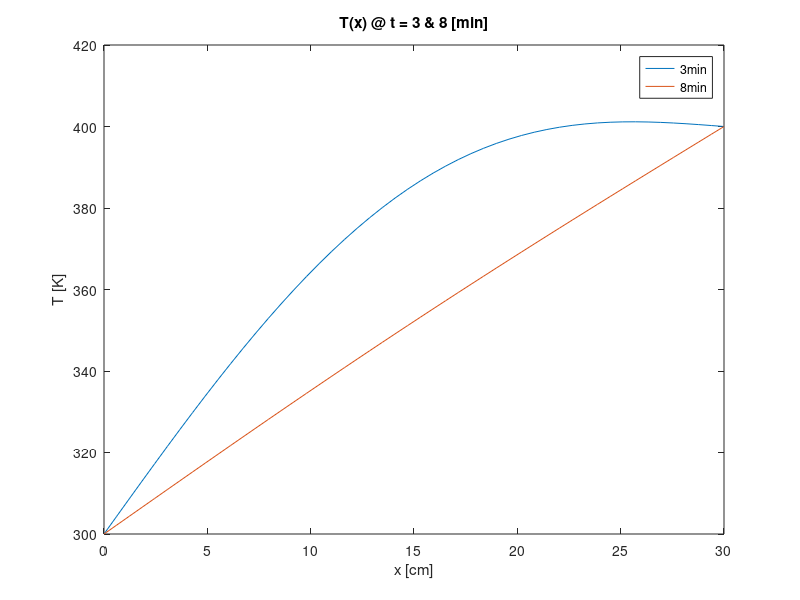
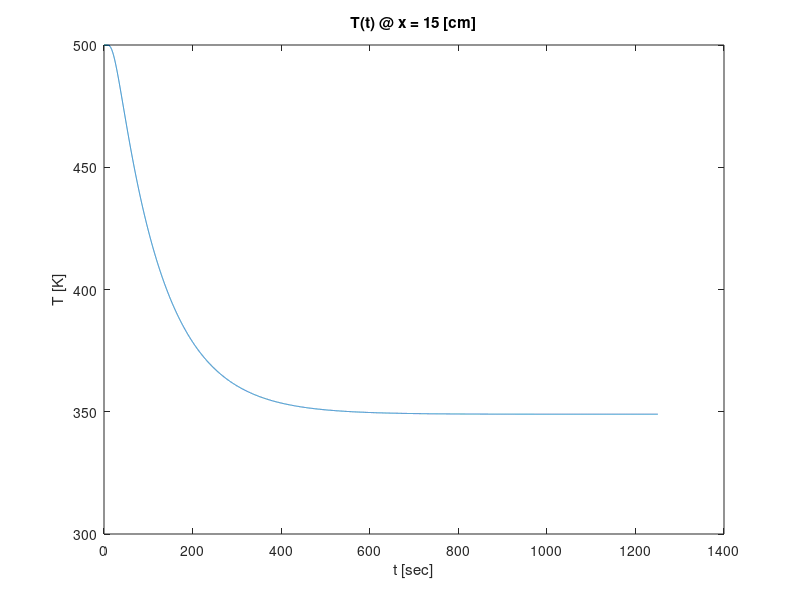

MATLAB code for these plots, in order: (Note: this script raises an error after producing the figures.)
%% Aerospace Engineering 20171648 Song Jihoon

%{
1D Unsteady State Heat Conduction ( i = space, k = time ) 
Assumption : 1D Heat Transfer, Constant Base Tip Temperature 

Laplace(T_i) = d^2 T / dx^2= (T_(i+1) -2 T_(i) + T_(i-1)) / (dx)^2
T_(k+1) = (alpha)(Laplace(T_i))(dt) + T_(k)
%}

%% Initialization
clear 
close all 
clc
tic % Start CPU Run Time Check 

%% Declaration of Constant Variable  
n = 50; % number of x index (divided into n-1 parts)
L = 0.3; % Length of the bar[m]
alp = 8.5 * 10^(-5); % diffusivity
dx = L / (n-1); % difference of lenght[m]
dt = 0.1; % difference of time[s]

T_k = zeros(1,n) + 500; % T(k,i)
T_kk = zeros(1,n); % T(k+1,i)
T_k(1,1) = 300; % base
T_kk(1,1) = 300;
T_k(1,n) = 400; % tip
T_kk(1,n) = 400;
T_result = T_k; % T(k=1,x)

lap_op = zeros(1,n); % laplace operator array

%% Initial Calculator
for i = 2:n-1 % except base tip (constant temp)
    lap_op(1,i) = (T_k(1,i+1) - 2*T_k(1,i) + T_k(1,i-1)) / (dx)^2;
end
 
for i = 2:n-1 % except base tip 
   T_kk(1,i) = dt *  alp * lap_op(1,i) + T_k(1,i);
end

%% Iteration
diff_avg = sum(abs(T_kk - T_k)) / (n - 2); % except base tip

k = 2; % start with k = 2

while diff_avg >= 10^(-6)
    for c = 1 : n
    T_result(k,c) = T_kk(1,c); % T(t,x)
    end

    T_k = T_kk;
   
    for i = 2:n-1 % except base tip
        lap_op(1,i) = (T_k(1,i+1) - 2*T_k(1,i) + T_k(1,i-1)) / (dx)^2;
    end
    
    for i = 2:n-1 % except base tip 
        T_kk(1,i) = dt *  alp * lap_op(1,i) + T_k(1,i);
    end
   
    diff_avg = sum(abs(T_kk - T_k)) / (n - 2); % except base tip

    k = k + 1;
end

%% Plot 1 (Question 1)
figure(1)
x = linspace(0,30,n);
y1 = T_result(1801,:); % 3min=180sec=(k=1801)
y2 = T_result(4801,:); % 8min=480sec=(k=4801)
plot(x,y1,x,y2);
title 'T(x) @ t = 3 & 8 [min]';
xlabel 'x [cm]';
ylabel 'T [K]';
legend('3min','8min');

%% Plot 2 (Question 2)
figure(2)
t = linspace(0,(k-1)*dt,k-1);
y = T_result(:,n/2);
plot(t,y);
title 'T(t) @ x = 15 [cm]';
xlabel 't [sec]';
ylabel 'T [K]';

%% Plot 3 (Question 3)
figure(3)
tiledlayout(2,1)
nexttile
x = linspace(0,30,n);
y = T_result(k-1,:);
plot(x,y);
title 'T(x) when the rod reaches steady state';
xlabel 'x [cm]';
ylabel 'T [K]';

nexttile
imagesc(y)
axis off
colorbar

%% Question 4
x = ['Elapsed Real Time = ',num2str(k*dt),' second(s)'];
disp(x)

%% Question 5 end
x = ['CPU Run Time = ', num2str(toc),' second(s)'];
disp(x)
